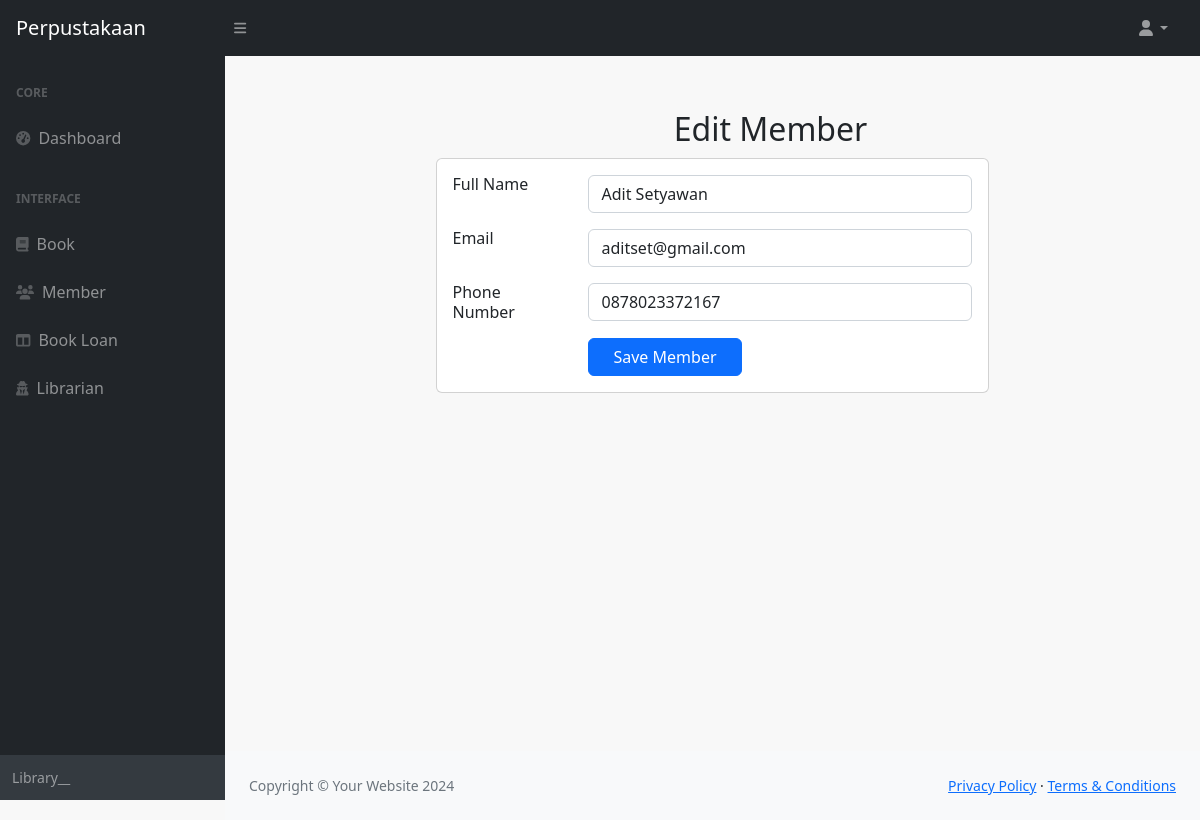
The app's page /member/edit/5 with its own data.
### member/models.py (models this page shows, shortened)
class Member(models.Model):
    full_name = models.CharField(max_length=15)
    email = models.EmailField(unique=True)
    phone_number = models.CharField(max_length=15)
    class Meta:
        db_table = 'member'

### member/views.py (the view)
# urls.py: path('member/edit/<int:member_id>', views.edit_member, name = 'edit_member'),
def edit_member(request, member_id):
    member = get_object_or_404(Member, id = member_id)
    if request.method == 'POST':
        form = MemberForm(request.POST, instance=member)
        if form.is_valid():
            form.save()
            return redirect('member_list')
    else:
        form = MemberForm(instance=member)
    return render(request, 'edit_member.html', {'form':form})

### member/forms.py
class MemberForm(ModelForm):
    class Meta:
        model = Member
        fields = '__all__'
        widgets = {
            'full_name': forms.TextInput(attrs={'class':"form-control"}),
            'email': forms.TextInput(attrs={'class':"form-control"}),
            'phone_number': forms.TextInput(attrs={'class': 'form-control'}),
        }

### member/templates/edit_member.html (shortened to what this page needs)
{% extends "base.html" %}
{% block content %}
<div class="container mt-4 col-lg-8 px-5">
    <h2 class="text-center">Edit Member</h2>
    <form method="post" class="card mx-auto">
        <div class="card-body">
            <div class="row mb-3">
                <div class="col-sm-3">
                    <h6 class="mb-0">Full Name</h6>
                </div>
                <div class="col-sm-9 text-secondary">
                    {{ form.full_name }}
                </div>
            </div>
            <div class="row mb-3">
                <div class="col-sm-3">
                    <h6 class="mb-0">Email</h6>
                </div>
                <div class="col-sm-9 text-secondary">
                    {{ form.email }}
                </div>
            </div>
            <div class="row mb-3">
                <div class="col-sm-3">
                    <h6 class="mb-0">Phone Number</h6>
                </div>
                <div class="col-sm-9 text-secondary">
                    {{ form.phone_number }}
                </div>
            </div>
                <div class="row">
                    <div class="col-sm-3"></div>
                    <div class="col-sm-9 text-secondary">
                        <button type="submit" class="btn btn-primary px-4">Save Member
                    </div>
                </div>
    </form>
</div>
</div>
{% endblock %}

### records on screen
Member: full_name "Adit Setyawan", email "aditset@gmail.com", phone_number "0878023372167"
